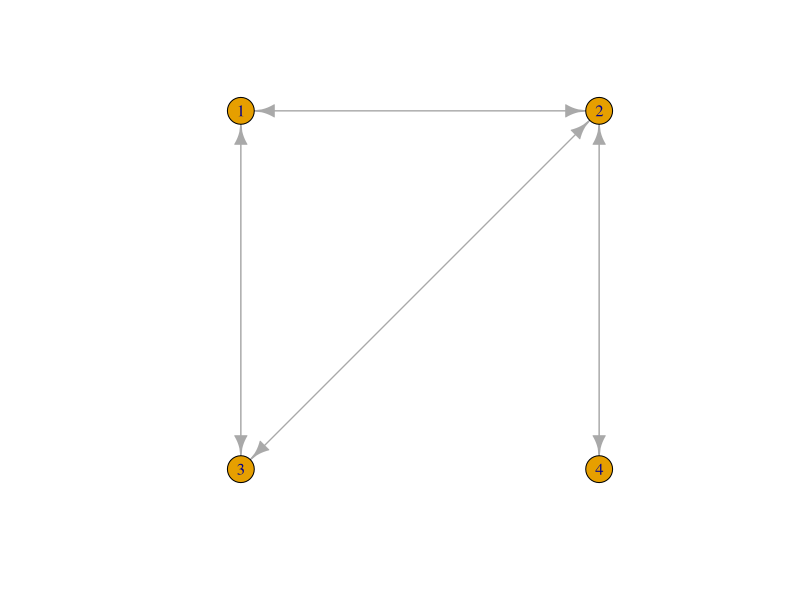
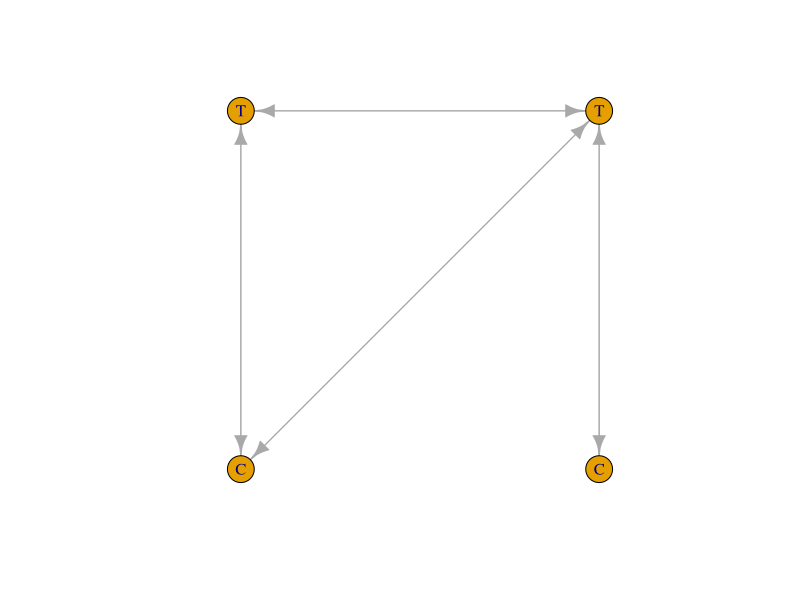
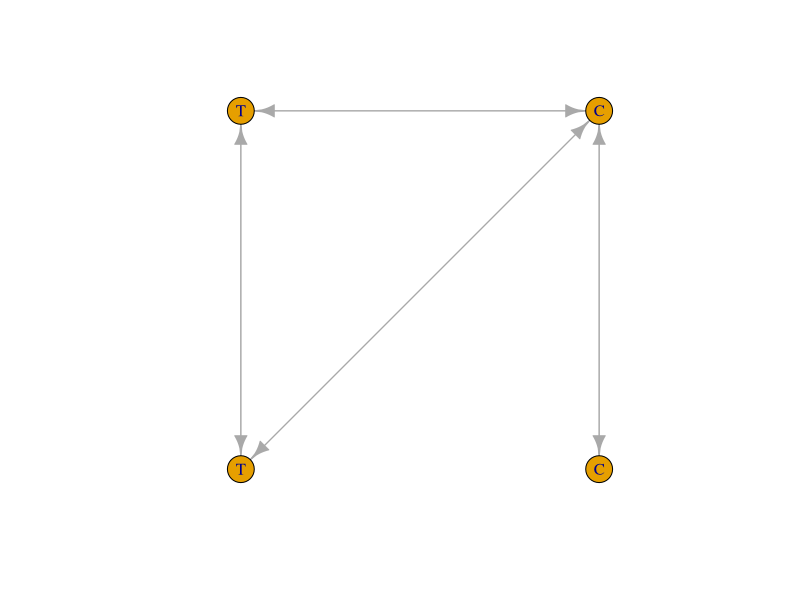
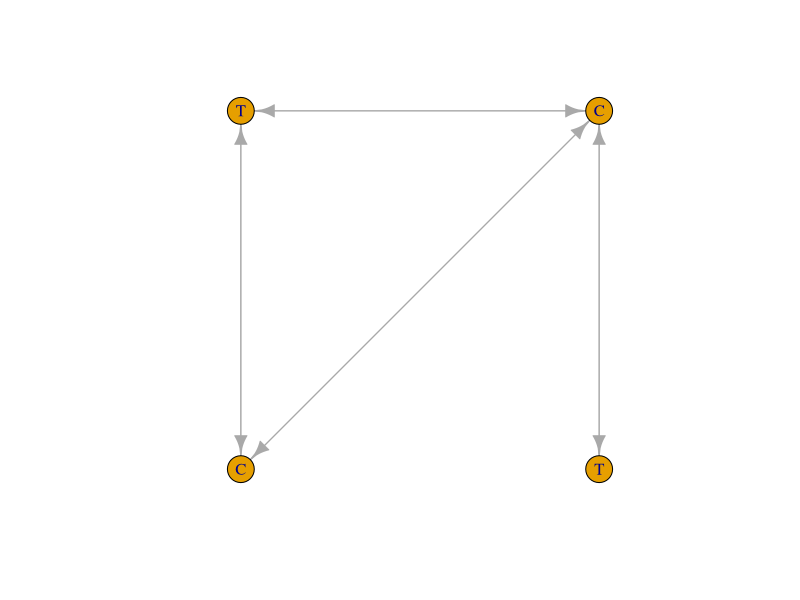
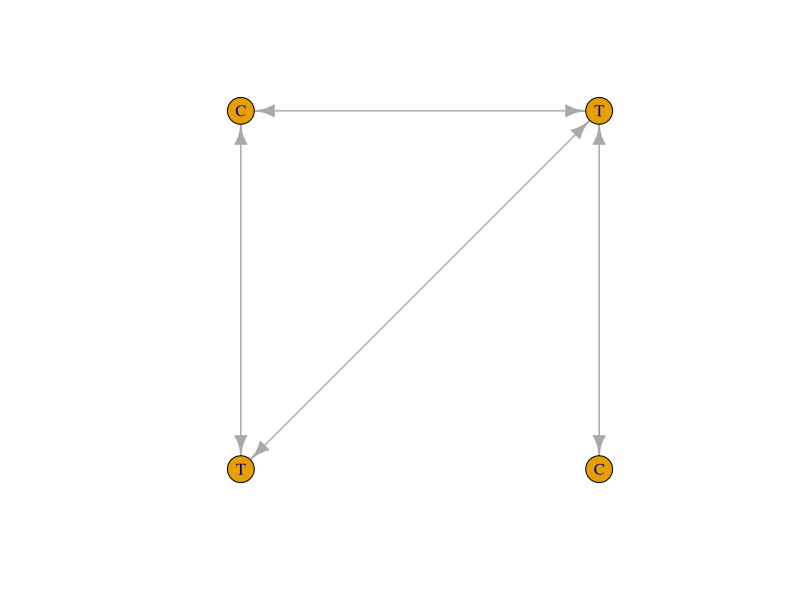
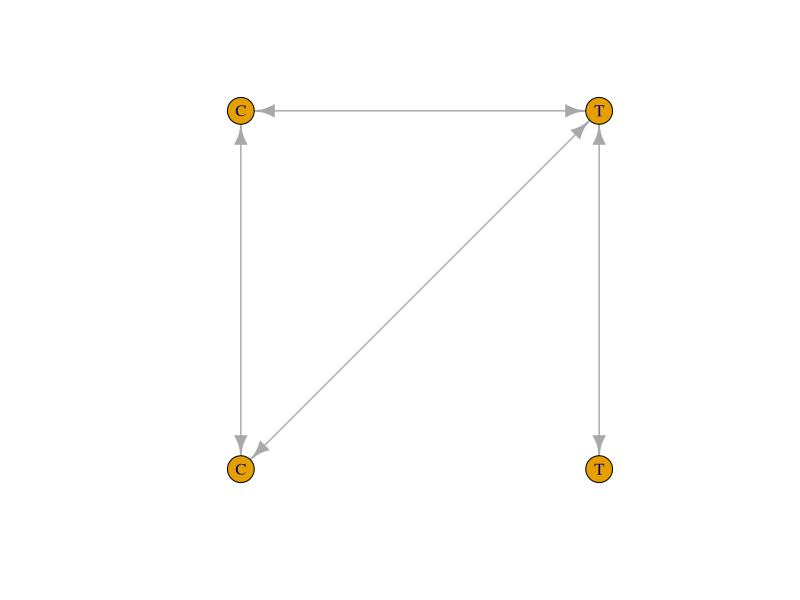
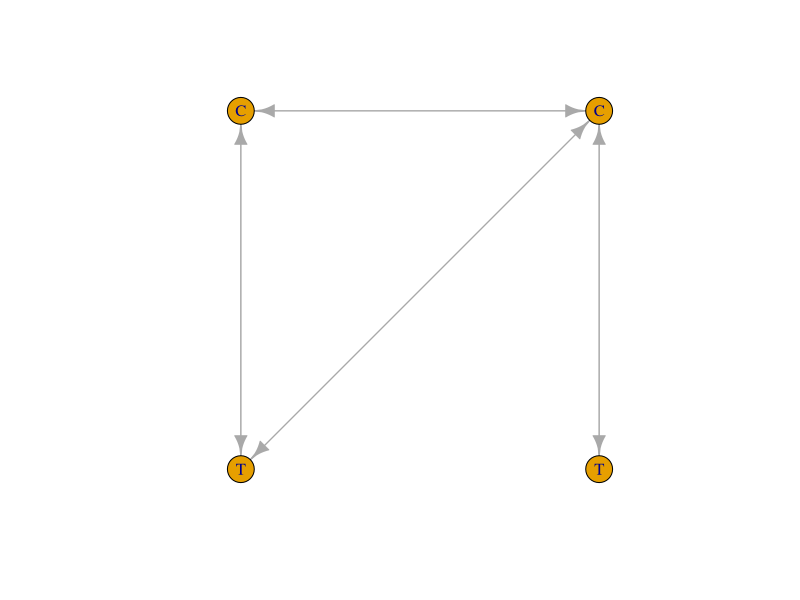

These charts were generated, in order, by the following R code:
## ---- chunk 1
library(igraph)
knitr::opts_chunk$set(echo = TRUE)
## ---- chunk 2
# Define our graph
dg <- graph.formula(1++2, 1++3, 2++3, 2++4)
# Plot; permute changes the orientation shown in the plot
plot(permute(dg, c(3,4,1,2)), layout=layout.grid(dg))
## ---- chunk 3
# assign treatment labels T (treatment) or C (control)
#  upper left, upper right, lower left, lower right
V(dg)$label <- c("T", "T", "C", "C")
plot(permute(dg, c(3,4,1,2)), layout=layout.grid(dg))
## ---- chunk 4
V(dg)$label <- c("T", "C", "T", "C")
plot(permute(dg, c(3,4,1,2)), layout=layout.grid(dg))
## ---- chunk 5
V(dg)$label <- c("T", "C", "C", "T")
plot(permute(dg, c(3,4,1,2)), layout=layout.grid(dg))
## ---- chunk 6
V(dg)$label <- c("C", "T", "T", "C")
plot(permute(dg, c(3,4,1,2)), layout=layout.grid(dg))
## ---- chunk 7
V(dg)$label <- c("C", "T", "C", "T")
plot(permute(dg, c(3,4,1,2)), layout=layout.grid(dg))
## ---- chunk 8
V(dg)$label <- c("C", "C", "T", "T")
plot(permute(dg, c(3,4,1,2)), layout=layout.grid(dg))
